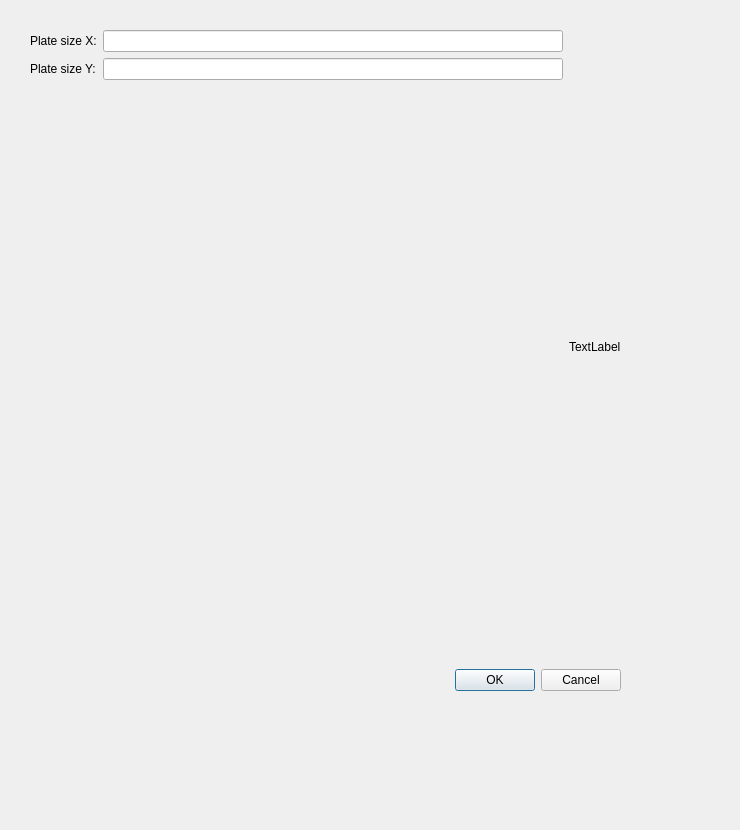
<?xml version="1.0" encoding="UTF-8"?>
<ui version="4.0">
 <class>SdDMasterPartModule</class>
 <widget class="QDialog" name="SdDMasterPartModule">
  <property name="geometry">
   <rect>
    <x>0</x>
    <y>0</y>
    <width>740</width>
    <height>830</height>
   </rect>
  </property>
  <property name="windowTitle">
   <string>Dialog</string>
  </property>
  <widget class="QWidget" name="verticalLayoutWidget">
   <property name="geometry">
    <rect>
     <x>30</x>
     <y>30</y>
     <width>591</width>
     <height>661</height>
    </rect>
   </property>
   <layout class="QVBoxLayout" name="verticalLayout">
    <item>
     <layout class="QHBoxLayout" name="horizontalLayout">
      <item>
       <layout class="QFormLayout" name="formLayout">
        <item row="0" column="1">
         <widget class="QLineEdit" name="lineEdit"/>
        </item>
        <item row="0" column="0">
         <widget class="QLabel" name="label">
          <property name="text">
           <string>Plate size X:</string>
          </property>
         </widget>
        </item>
        <item row="1" column="0">
         <widget class="QLabel" name="label_2">
          <property name="text">
           <string>Plate size Y:</string>
          </property>
         </widget>
        </item>
        <item row="1" column="1">
         <widget class="QLineEdit" name="lineEdit_2"/>
        </item>
       </layout>
      </item>
      <item>
       <widget class="QLabel" name="mPreview">
        <property name="text">
         <string>TextLabel</string>
        </property>
       </widget>
      </item>
     </layout>
    </item>
    <item>
     <widget class="QDialogButtonBox" name="buttonBox">
      <property name="orientation">
       <enum>Qt::Horizontal</enum>
      </property>
      <property name="standardButtons">
       <set>QDialogButtonBox::Cancel|QDialogButtonBox::Ok</set>
      </property>
     </widget>
    </item>
   </layout>
  </widget>
 </widget>
 <resources/>
 <connections>
  <connection>
   <sender>buttonBox</sender>
   <signal>accepted()</signal>
   <receiver>SdDMasterPartModule</receiver>
   <slot>accept()</slot>
   <hints>
    <hint type="sourcelabel">
     <x>248</x>
     <y>254</y>
    </hint>
    <hint type="destinationlabel">
     <x>157</x>
     <y>274</y>
    </hint>
   </hints>
  </connection>
  <connection>
   <sender>buttonBox</sender>
   <signal>rejected()</signal>
   <receiver>SdDMasterPartModule</receiver>
   <slot>reject()</slot>
   <hints>
    <hint type="sourcelabel">
     <x>316</x>
     <y>260</y>
    </hint>
    <hint type="destinationlabel">
     <x>286</x>
     <y>274</y>
    </hint>
   </hints>
  </connection>
 </connections>
</ui>
